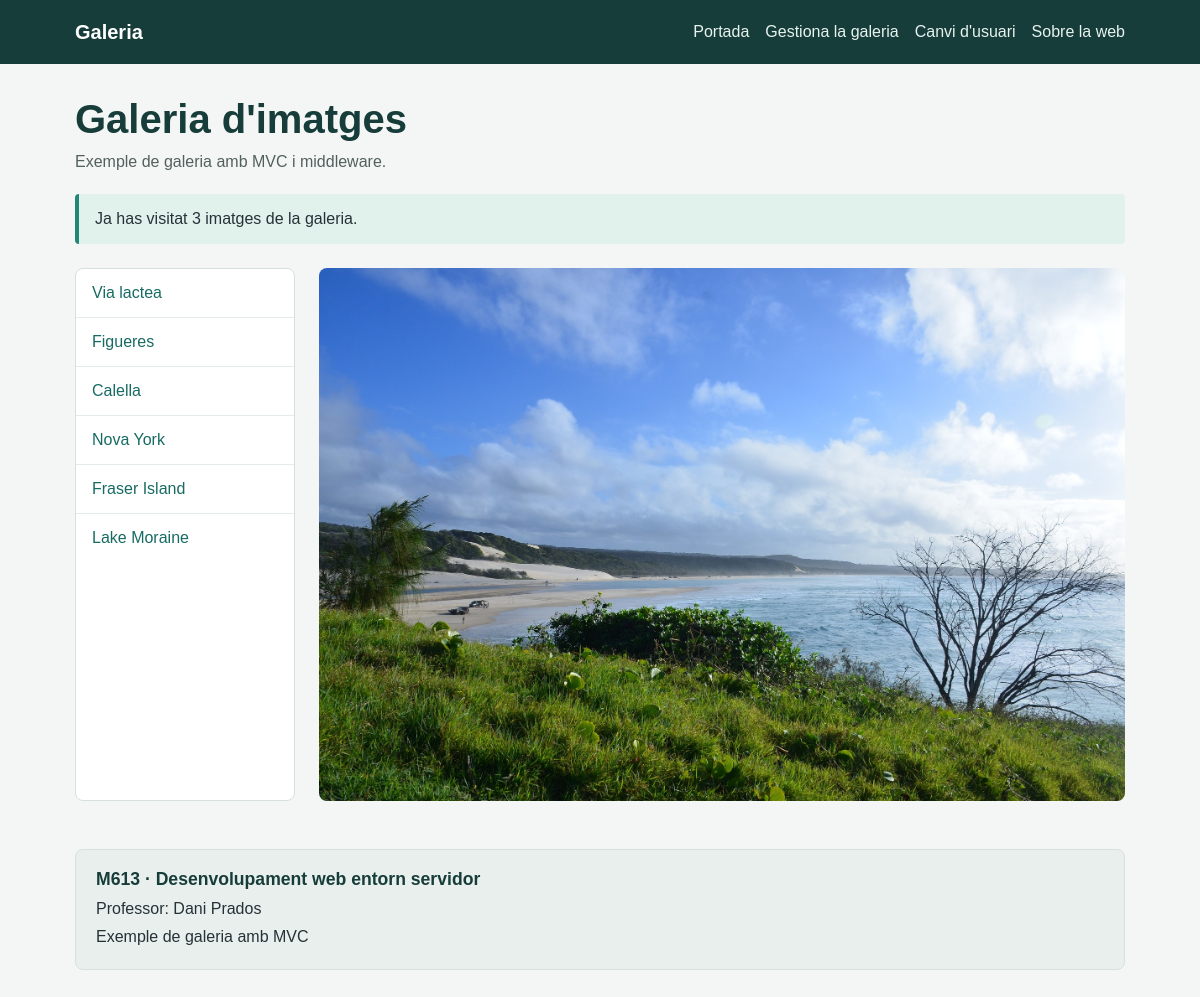
/index.php?image=5, run on the app's committed database.
### tables this page shows
CREATE TABLE `images` (
  `id` int NOT NULL,
  `url` varchar(255) NOT NULL,
  `title` varchar(255) NOT NULL,
  `description` text NOT NULL
);

### public/index.php (called while the page is built, shortened)
<?php
 include "../src/controllers/ctrlIndex.php";
 include "../src/controllers/ctrlDoLogin.php";
 include "../src/controllers/ctrlImageUpdate.php";
 include "../src/Models/Db.php";
 include "../src/Models/Images.php";
 include "../src/Emeset/Container.php";
 include "../src/Emeset/Request.php";
 include "../src/Container.php";
 $request = new \Emeset\Request();
 $response = new \Emeset\Response();
 $container = new Container($config);
 $r = $request->get("INPUT_REQUEST", "r") ?? '';
 if($r == "do-login") {
     $response = ctrlDoLogin($request, $response, $container);
 } elseif($r == "login") {
     $response = ctrlLogin($request, $response, $container);
 } else if($r == "gallery-admin") {
     $response = auth($request, $response, $container, "ctrlGalleryAdmin");
 } else if($r == "image-new") {
     $response = auth($request, $response, $container, "ctrlImageNew");
 } else if($r == "image-edit") {
     $response = auth($request, $response, $container, "ctrlImageEdit");
 } else if($r == "image-delete") {
     $response = auth($request, $response, $container, "ctrlImageDelete");
 } else if($r == "image-store") {
     $response = auth($request, $response, $container, "ctrlImageStore");
 } else if($r == "image-update") {
     $response = auth($request, $response, $container, "ctrlImageUpdate");
 }  else if($r == "about") {
     $response = ctrlAbout($request, $response, $container);
 }  else if($r == "") {
     $response = ctrlIndex($request, $response, $container);
 }  else {
     echo "No existeix la ruta";
 }
 $response->execute();

### src/Container.php (called while the page is built, shortened)
<?php
class Container extends \Emeset\Container {
    private \Models\Db $db;
    public function __construct(array $config)
    {
        $this->db = $this->Db();
    }
    public function Images() : \Models\Images
    {
        return new \Models\Images($this->db);
    }
    public function Db() : \Models\Db
    {
        return new \Models\Db(
            $this->config["db"]["user"],
            $this->config["db"]["password"],
            $this->config["db"]["dbname"],
            $this->config["db"]["host"],
            $this->config["db"]["port"]
        );
    }
}

### src/Emeset/Container.php (called while the page is built, shortened)
<?php
class Container
{
    public function __construct(array $config)
    {
        $this->config = $config;
    }
}

### src/Models/Db.php (called while the page is built, shortened)
<?php
class Db {
    private \PDO $db;
    public function __construct($user, $password, $dbName, $host = '127.0.0.1', $port = 3306)
    {
        $dsn = "mysql:dbname=$dbName;host=$host;port=$port";
        try {
            $this->db = new \PDO($dsn, $user, $password);
        } catch (\PDOException $e) {
            echo $dsn;
            die('Ha fallat la connexió: ' . $e->getMessage());
        }
    }
    public function getDb() : \PDO
    {
        return $this->db;
    }
}

### src/controllers/ctrlIndex.php (called while the page is built)
<?php
function ctrlIndex(\Emeset\Request $request, \Emeset\Response $response, Container $container): \Emeset\Response{
    $imagesModel = $container->Images();
    $images = $imagesModel->get();
    $id = $request->get(INPUT_GET, "image") ?? false;
    if($id !== false){
        $current = $imagesModel->getById($id);
    } else {
        $current = $images[0];
    }
    $response->set("images", $images);
    $response->set("currentImage", $current);
    $response->setTemplate("home.php");
    return $response;
}

### src/Models/Images.php (called while the page is built, shortened)
<?php
class Images
{
    public \PDO $sql;
    public function __construct(Db $db)
    {
        $this->sql = $db->getDb();
    }
    public function get(): array
    {
        $query = 'select id, url, title from images';
        $result = [];
        foreach ($this->sql->query($query, \PDO::FETCH_ASSOC) as $link) {
            $result[] = $link;
        }
        return $result;
    }
    public function getById(int $id) : array | bool
    {
        $query = 'select id, url, title, description from images where id = :id';
        $stm = $this->sql->prepare($query);
        $stm->execute([':id' => $id]);
        $image = $stm->fetch(\PDO::FETCH_ASSOC);
        return $image;
    }
}

### src/Emeset/Request.php (called while the page is built, shortened)
<?php
class Request
{
    public function get(int|string $input, string $id, int|string $filter = "FILTER_SANITIZE_STRING", int|array $options = 0): mixed
    {
        $result = false;
        if ($input === 'SESSION') {
            $result = null;
            if (isset($_SESSION[$id])) {
                $result = $_SESSION[$id];
            }
        } elseif ($input === 'FILES') {
            $result = null;
            if (isset($_FILES[$id])) {
                $result = $_FILES[$id];
            }
        } elseif ($input === "INPUT_REQUEST") {
            $result = null;
        } else {
            if ($filter == "FILTER_SANITIZE_STRING") {
                $result = filter_input($input, $id, FILTER_DEFAULT, $options);
                if (isset($result)) {
                    $result = htmlspecialchars($result, ENT_QUOTES, 'UTF-8');
                }
            } else {
                $result = filter_input($input, $id, $filter, $options);
            }
        }
        return $result;
    }
}

### src/views/home.php (the view, shortened to what this page needs)
<!doctype html>
<html lang="ca">
<head>
  <link rel="stylesheet" href="css/styles.css">
</head>
<body>
  <?php include "components/header.php"; ?>
  <main class="container">
    <h1 class="page-heading">Galeria d'imatges</h1>
    <p class="intro">Exemple de galeria amb MVC i middleware.</p>
    <p class="notice">Ja has visitat 3 imatges de la galeria.</p>
    <section class="gallery-layout" aria-label="Galeria">
      <nav class="image-list" aria-label="Selecciona una imatge">
        <?php foreach($images as $key => $image) { ?>
        <a href="index.php?image=<?= $image["id"] ?>"><?= $image["title"] ?></a>
        <?php } ?>
      </nav>
      <div>
        <img class="featured-image" src="img/<?= $currentImage["url"] ?>" alt="<?= $currentImage["title"] ?>">
      </div>
    </section>
  </main>
  <footer class="site-footer">
    <div class="footer-card">
      <h2>M613 · Desenvolupament web entorn servidor</h2>
      <p>Professor: Dani Prados</p>
      <p>Exemple de galeria amb MVC</p>
    </div>
  </footer>
</body>
</html>

### public/css/styles.css (style rules this page uses)
:root { font-family: Arial, Helvetica, sans-serif; color: #263238; background: #f4f6f5; }
* { box-sizing: border-box; }
body { margin: 0; line-height: 1.5; }
a { color: #176b63; }
.navigation, .container { width: min(100% - 2rem, 1050px); margin: 0 auto; }
.container { padding: 2rem 0; }
.page-heading { margin: 0 0 0.5rem; color: #173d3a; font-size: clamp(1.8rem, 4vw, 2.5rem); line-height: 1.15; }
.intro { margin-top: 0; color: #52615e; }
.notice { margin: 1.25rem 0; padding: 0.8rem 1rem; border-left: 4px solid #218779; border-radius: 4px; background: #e1f2ed; }
.gallery-layout { display: grid; grid-template-columns: 220px minmax(0, 1fr); gap: 1.5rem; margin-top: 1.5rem; }
.image-list, .card, .content-panel, .footer-card { border: 1px solid #d8e0dd; border-radius: 8px; background: #fff; }
.image-list { overflow: hidden; }
.image-list a { display: block; padding: 0.75rem 1rem; border-bottom: 1px solid #e5ebe8; text-decoration: none; }
.image-list a:last-child { border-bottom: 0; }
.featured-image { display: block; width: 100%; max-height: 560px; border-radius: 8px; object-fit: cover; }
.form-card h2, .content-panel h2, .footer-card h2 { margin-top: 0; color: #173d3a; }
.site-footer { width: min(100% - 2rem, 1050px); margin: 1rem auto 2rem; }
.footer-card { padding: 1rem 1.25rem; background: #e9efec; }
.footer-card h2 { margin-bottom: 0.25rem; font-size: 1.1rem; }
.footer-card p { margin: 0.25rem 0; }

### data on the page
images: title "Via lactea"
images: title "Figueres"
images: title "Calella"
images: title "Nova York"
images: title "Fraser Island", url (picture)
images: title "Lake Moraine"
